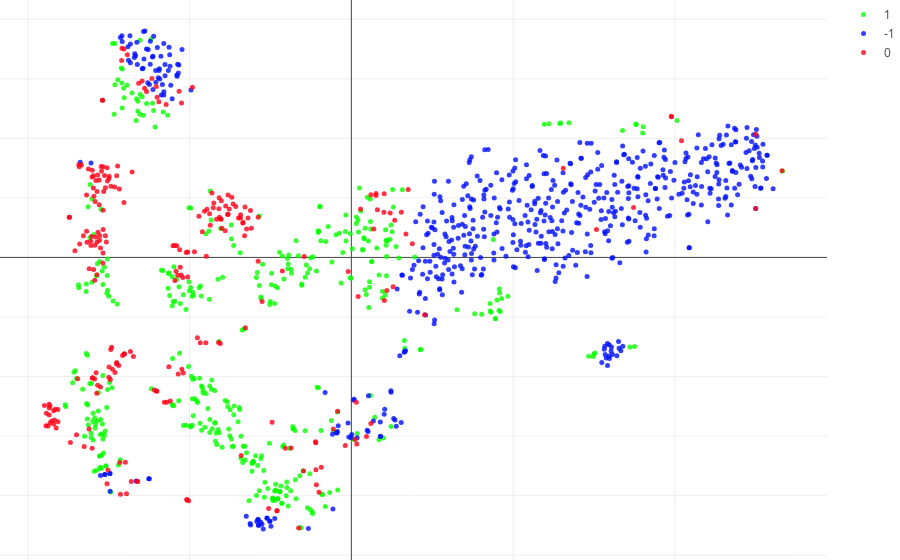

The cell this chart's notebook holds for it:
### Code cell
tsne(dfRedes)

### Figure 1 — Plotly figure (JSON) as saved in the notebook; plotly's stock layout.template omitted (floating-point values rounded to 4 significant figures; data arrays with more than 128 entries replaced by an {"elided": "..."} marker saying what was removed)
{"data": [{"marker": {"color": "rgb(7,255,0)", "opacity": 0.8, "size": 5}, "mode": "markers", "name": "1", "type": "scatter", "uid": "bae326bb-7d84-46cd-a349-0d08f8c45af4", "x": {"elided": "427 float values"}, "y": {"elided": "427 float values"}}, {"marker": {"color": "rgb(0,15,255)", "opacity": 0.8, "size": 5}, "mode": "markers", "name": "-1", "type": "scatter", "uid": "f30da855-371c-4c7d-86d6-75f371aa7e97", "x": {"elided": "585 float values"}, "y": {"elided": "585 float values"}}, {"marker": {"color": "rgb(255,0,23)", "opacity": 0.8, "size": 5}, "mode": "markers", "name": "0", "type": "scatter", "uid": "6726cde7-d46d-4afa-bbbe-d72b3d6ec21c", "x": {"elided": "260 float values"}, "y": {"elided": "260 float values"}}], "layout": {"margin": {"b": 0, "l": 0, "r": 0, "t": 0}}}
